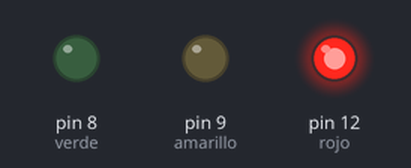
Bench run of a sketch on a simulated Arduino Uno, built with avr-gcc and run on an emulated ATmega328P. Shown: output pins drawn as LEDs (lit = HIGH).

Above: at 1.5 s.
At 5.0 s:
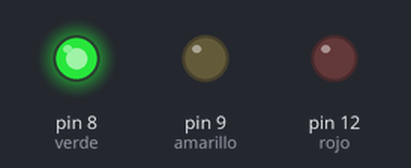
At 7.0 s:
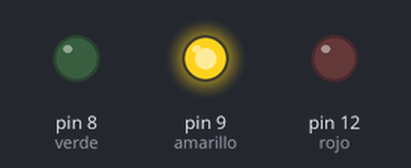
Timing chart, 0 to 9.8 s (numbered marks = the images above):
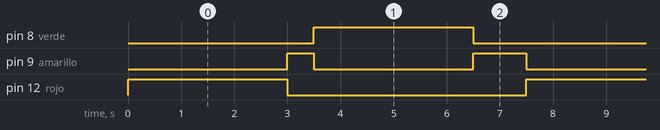

The sketch:

06_Semaforo.ino
```cpp
/*
Programa: Semáforo simple con LEDs

Descripción:
Simula el funcionamiento de un semáforo usando 3 LEDs conectados al Arduino.
- LED Rojo en pin 10
- LED Amarillo en pin 9
- LED Verde en pin 8

Pasos principales:
1. Configurar los pines 8, 9 y 10 como salidas.
2. En el loop:
   - Encender rojo por 3 segundos.
   - Encender amarillo por 0.5 segundo (transición antes del verde).
   - Encender verde por 3 segundos.
   - Encender amarillo por 1 segundo (transición antes del rojo).
3. Repetir indefinidamente.

Observaciones:
- HIGH = encendido, LOW = apagado.
- Se pueden ajustar los tiempos de cada luz cambiando los valores de delay().
*/

const int rojo = 12;
const int amarillo = 9;
const int verde = 8;

void setup() {
  pinMode(rojo, OUTPUT);
  pinMode(amarillo, OUTPUT);
  pinMode(verde, OUTPUT);
}

void loop() {
  // Rojo encendido
  digitalWrite(rojo, HIGH);
  digitalWrite(amarillo, LOW);
  digitalWrite(verde, LOW);
  delay(3000);

   // Amarillo antes del verde
  digitalWrite(rojo, LOW);
  digitalWrite(amarillo, HIGH);
  digitalWrite(verde, LOW);
  delay(500);

  // Verde encendido
  digitalWrite(rojo, LOW);
  digitalWrite(amarillo, LOW);
  digitalWrite(verde, HIGH);
  delay(3000);

  // Amarillo encendido
  digitalWrite(rojo, LOW);
  digitalWrite(amarillo, HIGH);
  digitalWrite(verde, LOW);
  delay(1000);
}
```

Measured:
- by itself, pin 8 (verde), pin 12 (rojo): alternates HIGH for 3.0 s and LOW for 4.5 s
- by itself, pin 9 (amarillo): repeats every 7.5 s: LOW 3.0 s, HIGH 1.0 s, LOW 3.0 s, HIGH 0.50 s
- by itself, everything shown: repeats every 7.5 s, in 4 steps
